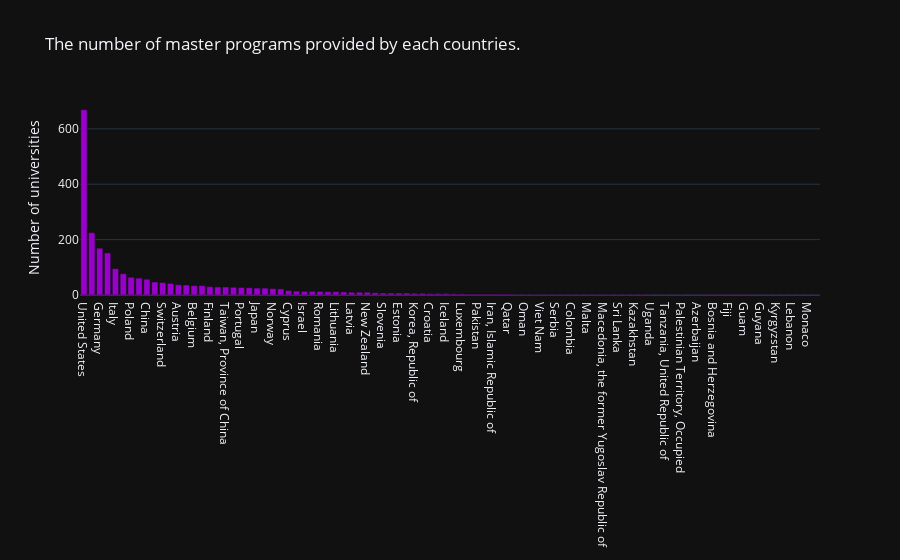

Source (notebook cell):
### Code cell
# Which country has most number of university ?

university_data = data.groupby(["country_name"])["university_name"].nunique().sort_values(ascending=False)
df = pd.DataFrame({"country_name": university_data.index,
                   "university_count": university_data.values})
fig = go.Figure()

fig.add_trace(
    go.Bar(x=df["country_name"], y = df["university_count"], marker_color= '#9900cc')
)

fig.update_layout(
    template="plotly_dark",
    title="The number of master programs provided by each countries.",
    yaxis_title="Number of universities",
    bargap=0.2,

)

### Figure 1 — Plotly figure (JSON) as saved in the notebook; plotly's stock layout.template omitted (floating-point values rounded to 4 significant figures)
{"data": [{"marker": {"color": "#9900cc"}, "type": "bar", "x": ["United States", "United Kingdom", "Germany", "France", "Italy", "Spain", "Poland", "Canada", "China", "Australia", "Switzerland", "Netherlands", "Austria", "Sweden", "Belgium", "Russian Federation", "Finland", "Greece", "Taiwan, Province of China", "Hungary", "Portugal", "Ireland", "Japan", "Turkey", "Norway", "Czech Republic", "Cyprus", "United Arab Emirates", "Israel", "Malaysia", "Romania", "South Africa", "Lithuania", "Hong Kong", "Latvia", "Denmark", "New Zealand", "India", "Slovenia", "Singapore", "Estonia", "Thailand", "Korea, Republic of", "Bulgaria", "Croatia", "Slovakia", "Iceland", "Egypt", "Luxembourg", "Brazil", "Pakistan", "Philippines", "Iran, Islamic Republic of", "Saudi Arabia", "Qatar", "Barbados", "Oman", "Bahrain", "Viet Nam", "Rwanda", "Serbia", "Namibia", "Colombia", "Ukraine", "Malta", "Georgia", "Macedonia, the former Yugoslav Republic of", "Macao", "Sri Lanka", "Kenya", "Kazakhstan", "Indonesia", "Uganda", "Trinidad and Tobago", "Tanzania, United Republic of", "Armenia", "Palestinian Territory, Occupied", "Nigeria", "Azerbaijan", "Bangladesh", "Bosnia and Herzegovina", "Ethiopia", "Fiji", "Grenada", "Guam", "Guatemala", "Guyana", "Isle of Man", "Kyrgyzstan", "Aruba", "Lebanon", "Liechtenstein", "Monaco", "Virgin Islands, U.S."], "y": [669, 225, 169, 152, 95, 77, 64, 61, 57, 47, 45, 42, 37, 36, 34, 34, 30, 29, 29, 28, 27, 26, 25, 25, 23, 22, 16, 14, 13, 13, 13, 12, 12, 11, 10, 10, 10, 8, 7, 7, 7, 7, 6, 6, 5, 5, 5, 4, 4, 3, 3, 3, 3, 3, 3, 2, 2, 2, 2, 2, 2, 2, 2, 2, 2, 2, 2, 2, 2, 2, 2, 2, 1, 1, 1, 1, 1, 1, 1, 1, 1, 1, 1, 1, 1, 1, 1, 1, 1, 1, 1, 1, 1, 1]}], "layout": {"bargap": 0.2, "title": {"text": "The number of master programs provided by each countries."}, "yaxis": {"title": {"text": "Number of universities"}}}}
